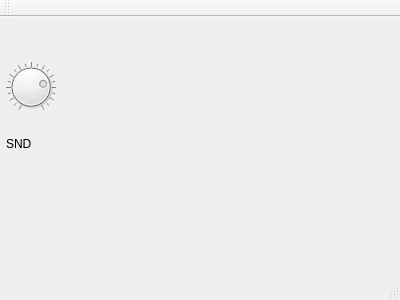
<?xml version="1.0" encoding="UTF-8"?>
<ui version="4.0">
 <class>audiotest</class>
 <widget class="QMainWindow" name="audiotest">
  <property name="geometry">
   <rect>
    <x>0</x>
    <y>0</y>
    <width>400</width>
    <height>300</height>
   </rect>
  </property>
  <property name="windowTitle">
   <string>audiotest</string>
  </property>
  <widget class="QWidget" name="centralWidget">
   <widget class="QDial" name="ctlVol">
    <property name="geometry">
     <rect>
      <x>6</x>
      <y>38</y>
      <width>50</width>
      <height>64</height>
     </rect>
    </property>
    <property name="maximum">
     <number>100</number>
    </property>
    <property name="value">
     <number>75</number>
    </property>
    <property name="notchTarget">
     <double>5.000000000000000</double>
    </property>
    <property name="notchesVisible">
     <bool>true</bool>
    </property>
   </widget>
   <widget class="VUMeterWidget" name="vumeter" native="true">
    <property name="geometry">
     <rect>
      <x>2</x>
      <y>2</y>
      <width>393</width>
      <height>25</height>
     </rect>
    </property>
   </widget>
   <widget class="QLabel" name="ledSND">
    <property name="geometry">
     <rect>
      <x>8</x>
      <y>100</y>
      <width>20</width>
      <height>13</height>
     </rect>
    </property>
    <property name="midLineWidth">
     <number>-6</number>
    </property>
    <property name="text">
     <string/>
    </property>
    <property name="pixmap">
     <pixmap resource="../../images/ardopres.qrc">:/image/greenled.png</pixmap>
    </property>
    <property name="scaledContents">
     <bool>true</bool>
    </property>
    <property name="alignment">
     <set>Qt::AlignCenter</set>
    </property>
   </widget>
   <widget class="QLabel" name="lblSnd">
    <property name="geometry">
     <rect>
      <x>6</x>
      <y>120</y>
      <width>47</width>
      <height>13</height>
     </rect>
    </property>
    <property name="text">
     <string>SND</string>
    </property>
   </widget>
  </widget>
  <widget class="QMenuBar" name="menuBar">
   <property name="geometry">
    <rect>
     <x>0</x>
     <y>0</y>
     <width>400</width>
     <height>21</height>
    </rect>
   </property>
  </widget>
  <widget class="QToolBar" name="mainToolBar">
   <attribute name="toolBarArea">
    <enum>TopToolBarArea</enum>
   </attribute>
   <attribute name="toolBarBreak">
    <bool>false</bool>
   </attribute>
  </widget>
  <widget class="QStatusBar" name="statusBar"/>
 </widget>
 <layoutdefault spacing="6" margin="11"/>
 <customwidgets>
  <customwidget>
   <class>VUMeterWidget</class>
   <extends>QWidget</extends>
   <header>vumeterwidget.hpp</header>
   <container>1</container>
  </customwidget>
 </customwidgets>
 <resources>
  <include location="../../images/ardopres.qrc"/>
 </resources>
 <connections/>
</ui>
